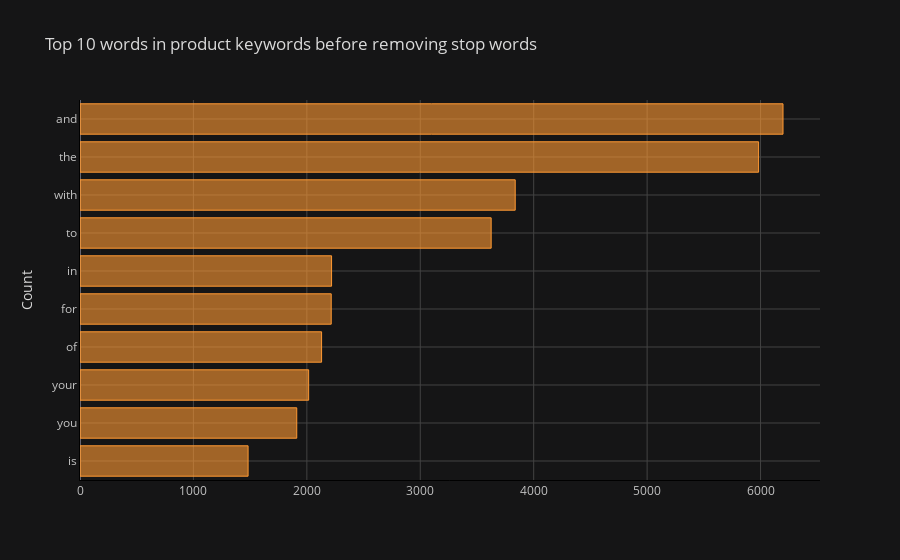

The notebook cell this image was saved under:
### Markdown cell above
Visualize Frequency Distribution Before Removing Stop Words

### Code cell
common_words = get_top_n_words(df['keywords'], n=10, remove_stop_words=False)

df1 = pd.DataFrame(common_words, columns = ['keywords' , 'count'])

df1.groupby('keywords').sum()['count'].sort_values().iplot(
    kind='barh', yTitle='Count', linecolor='black', title='Top 10 words in product keywords before removing stop words'
)

### Figure 1 — Plotly figure (JSON) as saved in the notebook; plotly's stock layout.template omitted (floating-point values rounded to 4 significant figures)
{"data": [{"marker": {"color": "rgba(255, 153, 51, 0.6)", "line": {"color": "rgba(255, 153, 51, 1.0)", "width": 1}}, "name": "count", "orientation": "h", "text": "", "type": "bar", "x": [1482, 1911, 2016, 2130, 2215, 2218, 3625, 3837, 5983, 6198], "y": ["is", "you", "your", "of", "for", "in", "to", "with", "the", "and"]}], "layout": {"legend": {"bgcolor": "#151516", "font": {"color": "#D9D9D9"}}, "paper_bgcolor": "#151516", "plot_bgcolor": "#151516", "title": {"font": {"color": "#D9D9D9"}, "text": "Top 10 words in product keywords before removing stop words"}, "xaxis": {"gridcolor": "#434343", "linecolor": "black", "showgrid": true, "tickfont": {"color": "#C2C2C2"}, "title": {"font": {"color": "#D9D9D9"}, "text": ""}, "zerolinecolor": "#666570"}, "yaxis": {"gridcolor": "#434343", "linecolor": "black", "showgrid": true, "tickfont": {"color": "#C2C2C2"}, "title": {"font": {"color": "#D9D9D9"}, "text": "Count"}, "zerolinecolor": "#666570"}}}
